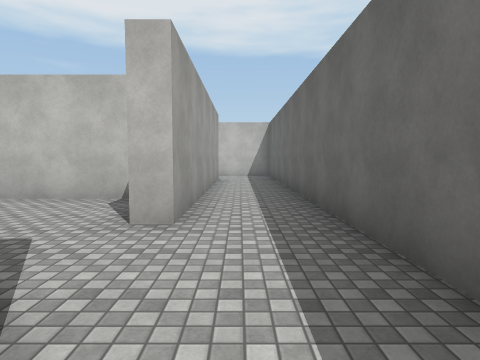
[1] (above)

19 first-person views from a walk through a scene from a Unity 3-D project. The camera is 1.5 m above the floor, tilts 4° down and sees 75° across. The floor is counted in squares, 2 m on a side. Each view is taken from the middle of a square. On the plan, view 1 faces up. The plan holds only what a view shows up to about 10 squares ahead; the rest is blank. The player character is not drawn. Surface patterns are stand-ins for the level's own textures.

[2]
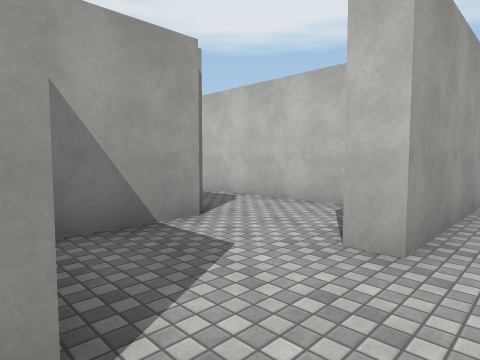

[3]
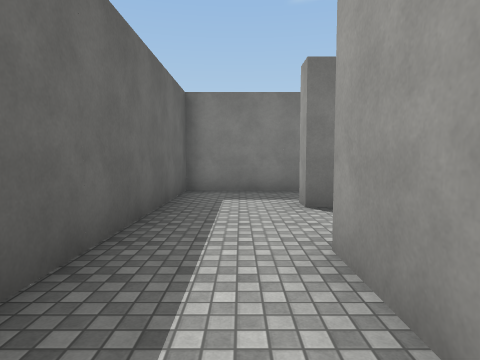

[4]
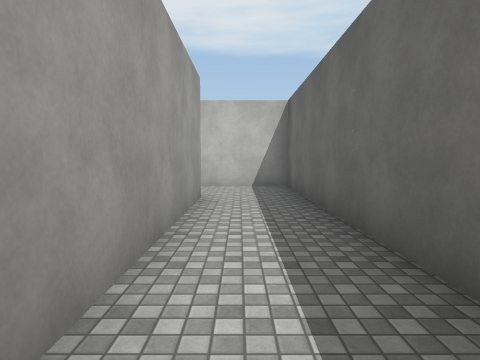

[5]
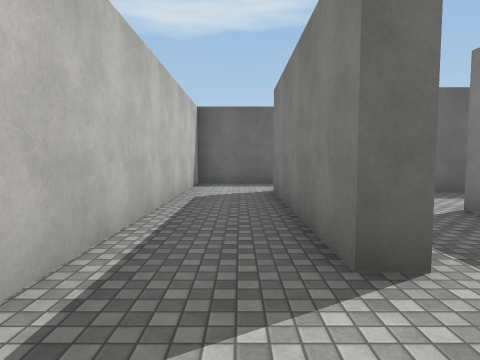

[6]
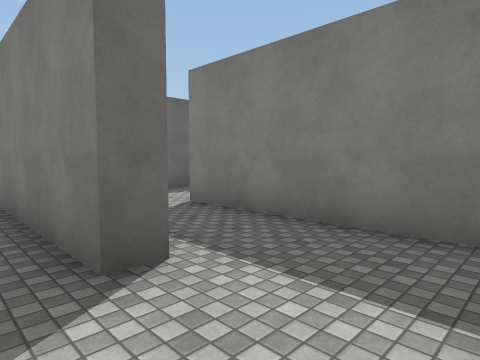

[7]
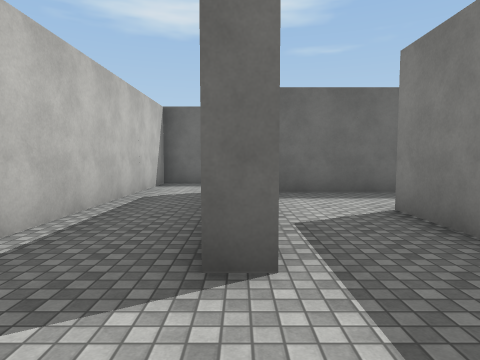

[8]
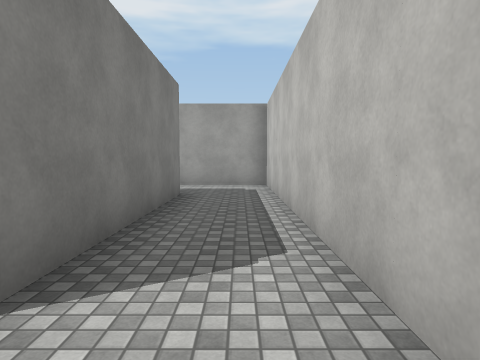

[9]
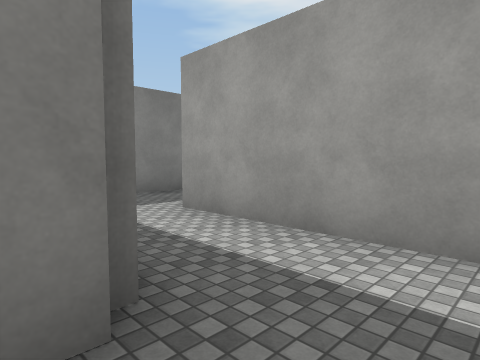

[10]
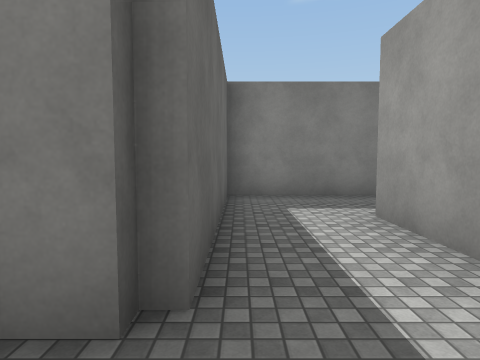

[11]
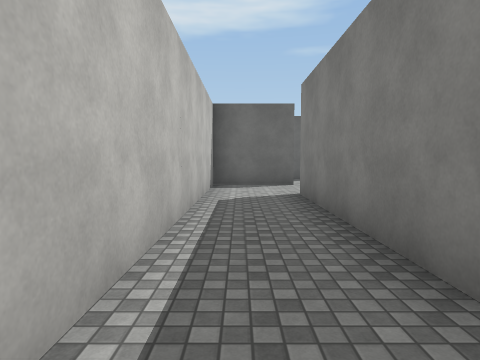

[12]
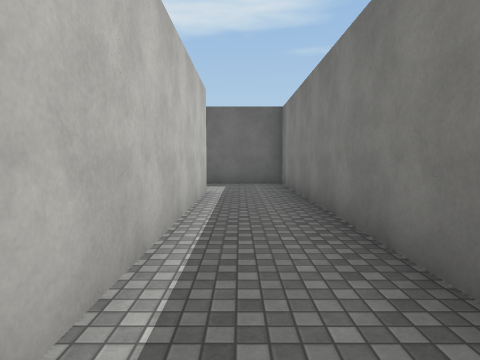

[13]
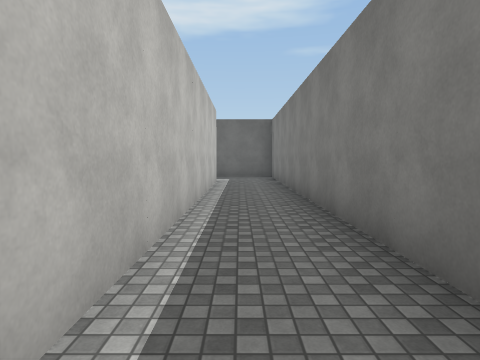

[14]
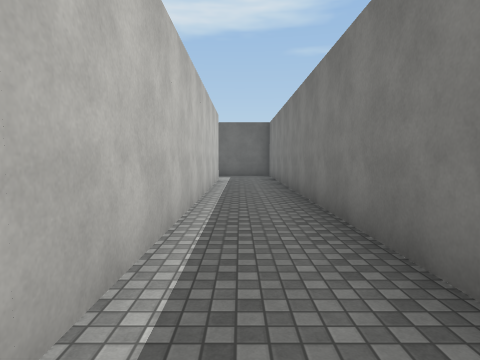

[15]
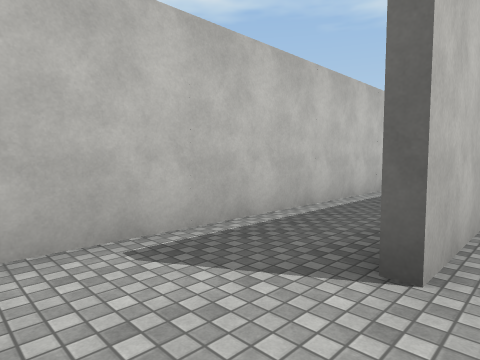

[16]
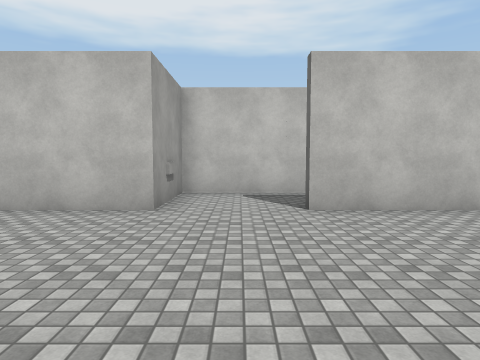

[17]
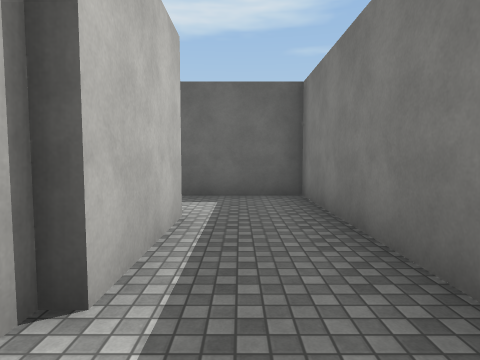

[18]
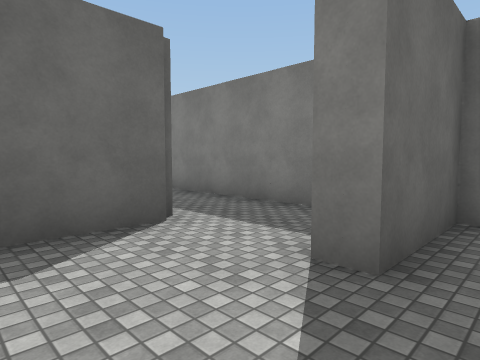

[19]
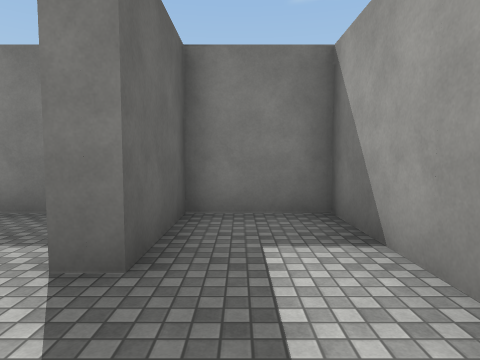

### Floor plan
Points are (right, up) in squares from view 1. A wall is a line through its corners. A room is listed if a view was taken in it or the views show most of it. See-through windows are left out.
Room 1 (views 1, 2)
walls: (-1.5, 1.3) (-1, 1.3) (-1, 0.7); (-0.7, 3.5) (-1.3, 3.5); (-3.2, 3.6) (-3.2, 1.8); (-1.4, -1.3) (1.3, -1.3) (1.3, 3.5)
ways out: opening at (0, 4) to room 2; opening at (-2.5, 4) to room 3; opening at (-2, 0) to room 6
Room 2 (views 3, 4, 5, 6, 7)
walls: (-0.7, 11) (-0.7, 3.5); (-6, 10.6) (-6, 11.2) (-1, 11.2); (1.3, 3.5) (1.3, 13.2) (-6.5, 13.2)
ways out: opening at (0, 4) to room 1; opening at (-7.5, 11) to room 7
Room 3 (views 8, 9, 10, 11)
walls: (-8.6, 3.8) (-3.5, 3.8); (-8.8, 0.4) (-8.8, 3.5); (-1.3, 3.5) (-1.3, 5.8) (-10.8, 5.8) (-10.8, 1)
ways out: opening at (-2.5, 4) to room 1; opening at (-10, 1) to room 4
Room 4 (views 12, 13, 14)
walls: (-20.5, -1.3) (-8.8, -1.3) (-8.8, 0.4); (-11, 0.7) (-23.2, 0.7) (-23.2, -1.5)
ways out: opening at (-10, 1) to room 3; opening at (-22, -1) to room 5
Room 5 (views 15, 16)
walls: (-18.5, -1.5) (-21, -1.5); (-23.2, -1.5) (-25.5, -1.5)
ways out: opening at (-22, -1) to room 4; gap at (-26, -1)
Room 6 (views 17, 18, 19)
walls: (-3.8, 0.9) (-3.8, 2.6); (-8.3, 1.5) (-8.3, -1.3) (-6.3, -1.3) (-6.3, 1) (-5.8, 1); (-4.4, -1.3) (-1.4, -1.3); (-1, 0.7) (-3.5, 0.7)
ways out: opening at (-2, 0) to room 1
Room 7 (no view inside)
walls: (-1.3, 8.5) (-1.3, 10.2); (-7.6, 8.7) (-3.5, 8.7)
ways out: opening at (-7.5, 11) to room 2; opening at (-2.5, 9)

Positions as (right, up) in squares from view 1, and headings:
1: (0, 0), facing up
2: (0, 1), facing up-left
3: (0, 6), facing down
4: (0, 5), facing up
5: (-8, 12), facing right
6: (-8, 12), facing down-right
7: (-8, 11), facing right
8: (-2, 5), facing left
9: (-8, 5), facing down-left
10: (-9, 5), facing down
11: (-10, 5), facing right
12: (-18, 0), facing right
13: (-21, 0), facing right
14: (-22, 0), facing right
15: (-23, -2), facing up-right
16: (-22, -6), facing up
17: (-5, 0), facing right
18: (-7, 3), facing down-right
19: (-7, 3), facing down
